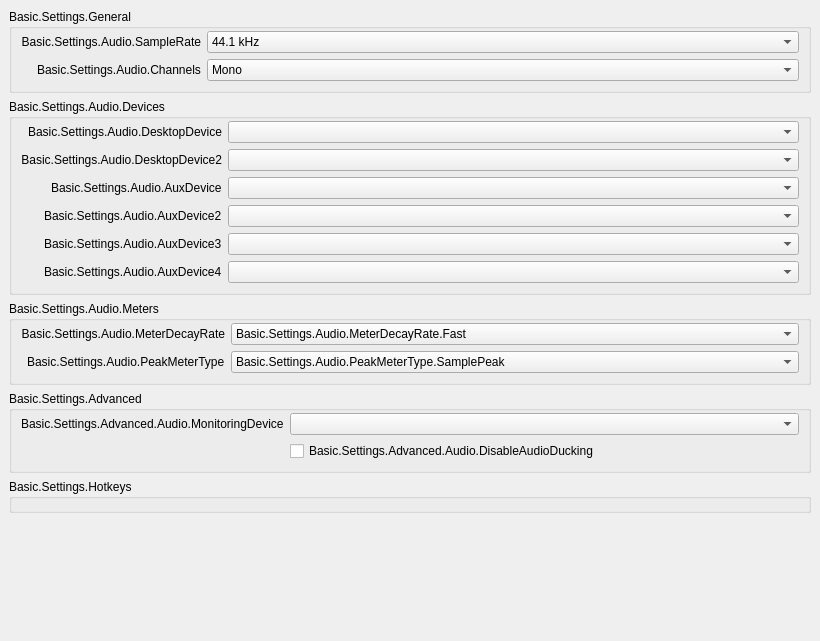
           <widget class="QWidget" name="scrollAreaWidgetContents_50">
            <property name="geometry">
             <rect>
              <x>0</x>
              <y>0</y>
              <width>820</width>
              <height>641</height>
             </rect>
            </property>
            <layout class="QVBoxLayout" name="verticalLayout_50">
             <property name="leftMargin">
              <number>0</number>
             </property>
             <property name="topMargin">
              <number>0</number>
             </property>
             <property name="rightMargin">
              <number>0</number>
             </property>
             <property name="bottomMargin">
              <number>9</number>
             </property>
             <item>
              <widget class="QFrame" name="widget_50">
               <layout class="QVBoxLayout" name="verticalLayout_51">
                <item>
                 <widget class="QGroupBox" name="audioGeneralGroupBox">
                  <property name="title">
                   <string>Basic.Settings.General</string>
                  </property>
                  <layout class="QFormLayout" name="formLayout_52">
                   <property name="fieldGrowthPolicy">
                    <enum>QFormLayout::AllNonFixedFieldsGrow</enum>
                   </property>
                   <property name="labelAlignment">
                    <set>Qt::AlignRight|Qt::AlignTrailing|Qt::AlignVCenter</set>
                   </property>
                   <property name="topMargin">
                    <number>2</number>
                   </property>
                   <item row="0" column="0">
                    <widget class="QLabel" name="label_14">
                     <property name="minimumSize">
                      <size>
                       <width>170</width>
                       <height>0</height>
                      </size>
                     </property>
                     <property name="text">
                      <string>Basic.Settings.Audio.SampleRate</string>
                     </property>
                     <property name="alignment">
                      <set>Qt::AlignRight|Qt::AlignTrailing|Qt::AlignVCenter</set>
                     </property>
                     <property name="buddy">
                      <cstring>sampleRate</cstring>
                     </property>
                    </widget>
                   </item>
                   <item row="0" column="1">
                    <widget class="QComboBox" name="sampleRate">
                     <property name="currentText">
                      <string notr="true">44.1 kHz</string>
                     </property>
                     <property name="currentIndex">
                      <number>0</number>
                     </property>
                     <item>
                      <property name="text">
                       <string>44.1 kHz</string>
                      </property>
                     </item>
                     <item>
                      <property name="text">
                       <string>48 kHz</string>
                      </property>
                     </item>
                    </widget>
                   </item>
                   <item row="1" column="0">
                    <widget class="QLabel" name="label_15">
                     <property name="text">
                      <string>Basic.Settings.Audio.Channels</string>
                     </property>
                     <property name="buddy">
                      <cstring>channelSetup</cstring>
                     </property>
                    </widget>
                   </item>
                   <item row="1" column="1">
                    <widget class="QComboBox" name="channelSetup">
                     <property name="currentText">
                      <string>Mono</string>
                     </property>
                     <property name="currentIndex">
                      <number>0</number>
                     </property>
                     <item>
                      <property name="text">
                       <string>Mono</string>
                      </property>
                     </item>
                     <item>
                      <property name="text">
                       <string>Stereo</string>
                      </property>
                     </item>
                     <item>
                      <property name="text">
                       <string>2.1</string>
                      </property>
                     </item>
                     <item>
                      <property name="text">
                       <string>4.0</string>
                      </property>
                     </item>
                     <item>
                      <property name="text">
                       <string>4.1</string>
                      </property>
                     </item>
                     <item>
                      <property name="text">
                       <string>5.1</string>
                      </property>
                     </item>
                     <item>
                      <property name="text">
                       <string>7.1</string>
                      </property>
                     </item>
                    </widget>
                   </item>
                  </layout>
                 </widget>
                </item>
                <item>
                 <widget class="QGroupBox" name="audioDevicesGroupBox">
                  <property name="title">
                   <string>Basic.Settings.Audio.Devices</string>
                  </property>
                  <layout class="QFormLayout" name="formLayout_53">
                   <property name="fieldGrowthPolicy">
                    <enum>QFormLayout::AllNonFixedFieldsGrow</enum>
                   </property>
                   <property name="labelAlignment">
                    <set>Qt::AlignRight|Qt::AlignTrailing|Qt::AlignVCenter</set>
                   </property>
                   <property name="topMargin">
                    <number>2</number>
                   </property>
                   <item row="0" column="0">
                    <widget class="QLabel" name="label_2">
                     <property name="minimumSize">
                      <size>
                       <width>170</width>
                       <height>0</height>
                      </size>
                     </property>
                     <property name="text">
                      <string>Basic.Settings.Audio.DesktopDevice</string>
                     </property>
                     <property name="alignment">
                      <set>Qt::AlignRight|Qt::AlignTrailing|Qt::AlignVCenter</set>
                     </property>
                     <property name="buddy">
                      <cstring>desktopAudioDevice1</cstring>
                     </property>
                    </widget>
                   </item>
                   <item row="0" column="1">
                    <widget class="QComboBox" name="desktopAudioDevice1">
                     <property name="enabled">
                      <bool>true</bool>
                     </property>
                    </widget>
                   </item>
                   <item row="1" column="0">
                    <widget class="QLabel" name="label_3">
                     <property name="text">
                      <string>Basic.Settings.Audio.DesktopDevice2</string>
                     </property>
                     <property name="alignment">
                      <set>Qt::AlignRight|Qt::AlignTrailing|Qt::AlignVCenter</set>
                     </property>
                     <property name="buddy">
                      <cstring>desktopAudioDevice2</cstring>
                     </property>
                    </widget>
                   </item>
                   <item row="1" column="1">
                    <widget class="QComboBox" name="desktopAudioDevice2">
                     <property name="enabled">
                      <bool>true</bool>
                     </property>
                    </widget>
                   </item>
                   <item row="2" column="0">
                    <widget class="QLabel" name="label_4">
                     <property name="text">
                      <string>Basic.Settings.Audio.AuxDevice</string>
                     </property>
                     <property name="buddy">
                      <cstring>auxAudioDevice1</cstring>
                     </property>
                    </widget>
                   </item>
                   <item row="2" column="1">
                    <widget class="QComboBox" name="auxAudioDevice1">
                     <property name="enabled">
                      <bool>true</bool>
                     </property>
                    </widget>
                   </item>
                   <item row="3" column="0">
                    <widget class="QLabel" name="label_5">
                     <property name="text">
                      <string>Basic.Settings.Audio.AuxDevice2</string>
                     </property>
                     <property name="buddy">
                      <cstring>auxAudioDevice2</cstring>
                     </property>
                    </widget>
                   </item>
                   <item row="3" column="1">
                    <widget class="QComboBox" name="auxAudioDevice2">
                     <property name="enabled">
                      <bool>true</bool>
                     </property>
                    </widget>
                   </item>
                   <item row="4" column="0">
                    <widget class="QLabel" name="label_6">
                     <property name="text">
                      <string>Basic.Settings.Audio.AuxDevice3</string>
                     </property>
                     <property name="buddy">
                      <cstring>auxAudioDevice3</cstring>
                     </property>
                    </widget>
                   </item>
                   <item row="4" column="1">
                    <widget class="QComboBox" name="auxAudioDevice3">
                     <property name="enabled">
                      <bool>true</bool>
                     </property>
                    </widget>
                   </item>
                   <item row="5" column="1">
                    <widget class="QComboBox" name="auxAudioDevice4">
                     <property name="enabled">
                      <bool>true</bool>
                     </property>
                    </widget>
                   </item>
                   <item row="5" column="0">
                    <widget class="QLabel" name="label_67">
                     <property name="text">
                      <string>Basic.Settings.Audio.AuxDevice4</string>
                     </property>
                     <property name="buddy">
                      <cstring>auxAudioDevice4</cstring>
                     </property>
                    </widget>
                   </item>
                  </layout>
                 </widget>
                </item>
                <item>
                 <widget class="QGroupBox" name="audioMetersGroupBox">
                  <property name="title">
                   <string>Basic.Settings.Audio.Meters</string>
                  </property>
                  <layout class="QFormLayout" name="formLayout_54">
                   <property name="fieldGrowthPolicy">
                    <enum>QFormLayout::AllNonFixedFieldsGrow</enum>
                   </property>
                   <property name="labelAlignment">
                    <set>Qt::AlignRight|Qt::AlignTrailing|Qt::AlignVCenter</set>
                   </property>
                   <property name="topMargin">
                    <number>2</number>
                   </property>
                   <item row="0" column="0">
                    <widget class="QLabel" name="label_65">
                     <property name="minimumSize">
                      <size>
                       <width>170</width>
                       <height>0</height>
                      </size>
                     </property>
                     <property name="text">
                      <string>Basic.Settings.Audio.MeterDecayRate</string>
                     </property>
                     <property name="alignment">
                      <set>Qt::AlignRight|Qt::AlignTrailing|Qt::AlignVCenter</set>
                     </property>
                     <property name="buddy">
                      <cstring>meterDecayRate</cstring>
                     </property>
                    </widget>
                   </item>
                   <item row="0" column="1">
                    <widget class="QComboBox" name="meterDecayRate">
                     <property name="currentText">
                      <string>Basic.Settings.Audio.MeterDecayRate.Fast</string>
                     </property>
                     <property name="currentIndex">
                      <number>0</number>
                     </property>
                     <item>
                      <property name="text">
                       <string>Basic.Settings.Audio.MeterDecayRate.Fast</string>
                      </property>
                     </item>
                     <item>
                      <property name="text">
                       <string>Basic.Settings.Audio.MeterDecayRate.Medium</string>
                      </property>
                     </item>
                     <item>
                      <property name="text">
                       <string>Basic.Settings.Audio.MeterDecayRate.Slow</string>
                      </property>
                     </item>
                    </widget>
                   </item>
                   <item row="1" column="0">
                    <widget class="QLabel" name="label_66">
                     <property name="text">
                      <string>Basic.Settings.Audio.PeakMeterType</string>
                     </property>
                     <property name="buddy">
                      <cstring>peakMeterType</cstring>
                     </property>
                    </widget>
                   </item>
                   <item row="1" column="1">
                    <widget class="QComboBox" name="peakMeterType">
                     <property name="currentIndex">
                      <number>0</number>
                     </property>
                     <item>
                      <property name="text">
                       <string>Basic.Settings.Audio.PeakMeterType.SamplePeak</string>
                      </property>
                     </item>
                     <item>
                      <property name="text">
                       <string>Basic.Settings.Audio.PeakMeterType.TruePeak</string>
                      </property>
                     </item>
                    </widget>
                   </item>
                  </layout>
                 </widget>
                </item>
                <item>
                 <widget class="QGroupBox" name="audioAdvGroupBox">
                  <property name="title">
                   <string>Basic.Settings.Advanced</string>
                  </property>
                  <layout class="QFormLayout" name="formLayout_56">
                   <property name="fieldGrowthPolicy">
                    <enum>QFormLayout::AllNonFixedFieldsGrow</enum>
                   </property>
                   <property name="labelAlignment">
                    <set>Qt::AlignRight|Qt::AlignTrailing|Qt::AlignVCenter</set>
                   </property>
                   <property name="topMargin">
                    <number>2</number>
                   </property>
                   <item row="0" column="0">
                    <widget class="QLabel" name="monitoringDeviceLabel">
                     <property name="text">
                      <string>Basic.Settings.Advanced.Audio.MonitoringDevice</string>
                     </property>
                     <property name="buddy">
                      <cstring>monitoringDevice</cstring>
                     </property>
                    </widget>
                   </item>
                   <item row="0" column="1">
                    <widget class="QComboBox" name="monitoringDevice"/>
                   </item>
                   <item row="1" column="0">
                    <spacer name="horizontalSpacer_11">
                     <property name="orientation">
                      <enum>Qt::Horizontal</enum>
                     </property>
                     <property name="sizeHint" stdset="0">
                      <size>
                       <width>170</width>
                       <height>20</height>
                      </size>
                     </property>
                    </spacer>
                   </item>
                   <item row="1" column="1">
                    <widget class="QCheckBox" name="disableAudioDucking">
                     <property name="text">
                      <string>Basic.Settings.Advanced.Audio.DisableAudioDucking</string>
                     </property>
                    </widget>
                   </item>
                  </layout>
                 </widget>
                </item>
                <item>
                 <widget class="QGroupBox" name="audioHotkeysGroupBox">
                  <property name="title">
                   <string>Basic.Settings.Hotkeys</string>
                  </property>
                  <layout class="QFormLayout" name="audioSourceLayout">
                   <property name="fieldGrowthPolicy">
                    <enum>QFormLayout::AllNonFixedFieldsGrow</enum>
                   </property>
                   <property name="labelAlignment">
                    <set>Qt::AlignRight|Qt::AlignTrailing|Qt::AlignVCenter</set>
                   </property>
                   <property name="topMargin">
                    <number>2</number>
                   </property>
                  </layout>
                 </widget>
                </item>
                <item>
                 <spacer name="verticalSpacer_4">
                  <property name="orientation">
                   <enum>Qt::Vertical</enum>
                  </property>
                  <property name="sizeHint" stdset="0">
                   <size>
                    <width>20</width>
                    <height>0</height>
                   </size>
                  </property>
                 </spacer>
                </item>
               </layout>
              </widget>
             </item>
            </layout>
           </widget>
